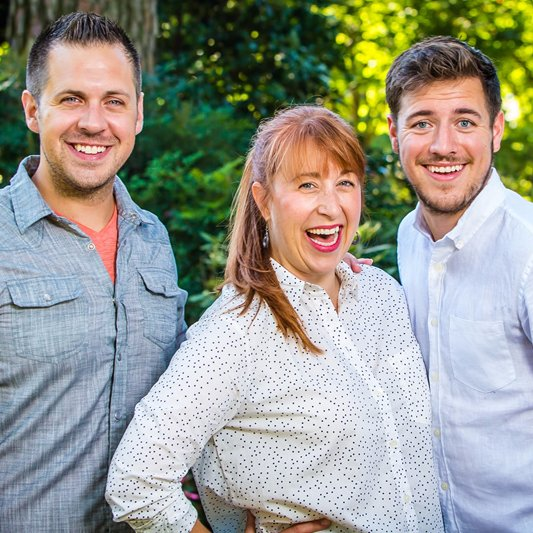
#> input picture man.jpg, 533 x 533 px
$ python facedetect.py
#> lines starting #> are read from the running program, lines starting #| are printed output that depends on the picture; after the words box and inside, x2 and y2 are one past the last pixel; in counts of white or black regions, pixels touching at a corner belong together
#! /usr/bin/env python

import numpy as np
import cv2


face_cascade = cv2.CascadeClassifier('/usr/share/opencv/haarcascades/haarcascade_frontalface_default.xml')
eye_cascade = cv2.CascadeClassifier('/usr/share/opencv/haarcascades/haarcascade_eye.xml')

img = cv2.imread('man.jpg')
#> img is the input picture: shape (533, 533, 3); mean B, G, R 143, 153.4, 151.9
gray = cv2.cvtColor(img, cv2.COLOR_BGR2GRAY)
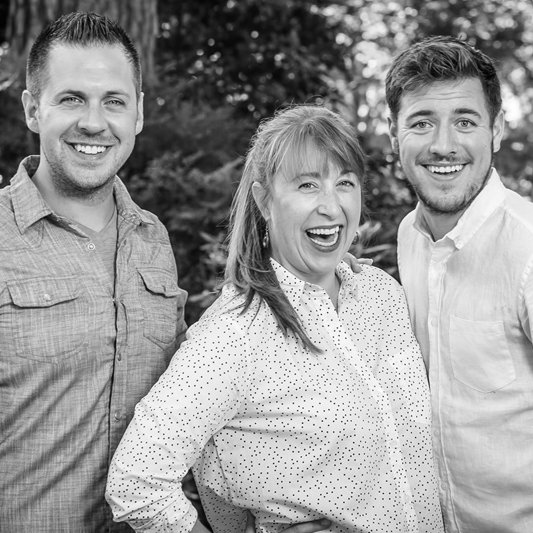
#> gray: shape (533, 533); min 0, max 255, mean 151.8

faces = face_cascade.detectMultiScale(gray, 1.3, 5)
#> faces = [[25, 48, 132, 132], [379, 72, 127, 127]]
for (x,y,w,h) in faces:
    img = cv2.rectangle(img,(x,y),(x+w,y+h),(255,0,0),13)
    roi_gray = gray[y:y+h, x:x+w]
    roi_color = img[y:y+h, x:x+w]
    eyes = eye_cascade.detectMultiScale(roi_gray)
    for (ex,ey,ew,eh) in eyes:
        cv2.rectangle(roi_color,(ex,ey),(ex+ew,ey+eh),(0,255,0),2)
#> this loop made 2 passes
#> (x, y, w, h, eyes) on passes 1 to 2: (25, 48, 132, 132, [[29, 35, 35, 35], [76, 41, 28, 28]]), (379, 72, 127, 127, [[69, 37, 30, 30], [27, 36, 34, 34]])
#> pass 1, `roi_gray = gray[y:y+h, x:x+w]`:
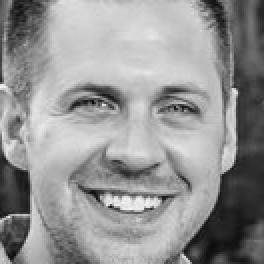
#> roi_gray: shape (132, 132) (shown 2 times larger); min 6, max 246, mean 148.3
#> pass 1, `roi_color = img[y:y+h, x:x+w]`:
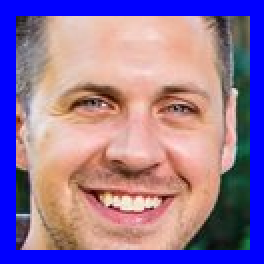
#> roi_color: shape (132, 132, 3) (shown 2 times larger); mean B, G, R 157.8, 116.2, 146.1
#> pass 2, `img = cv2.rectangle(img,(x,y),(x+w,y+h),(255,0,0),13)`:
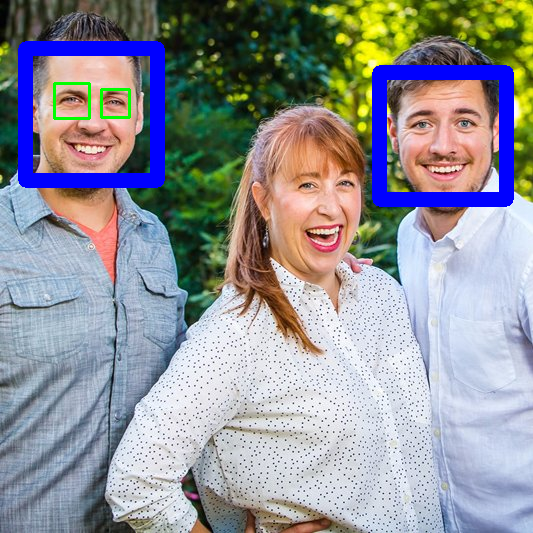
#> img: shape (533, 533, 3); mean B, G, R 152, 147.1, 145.1
#> after the loop:
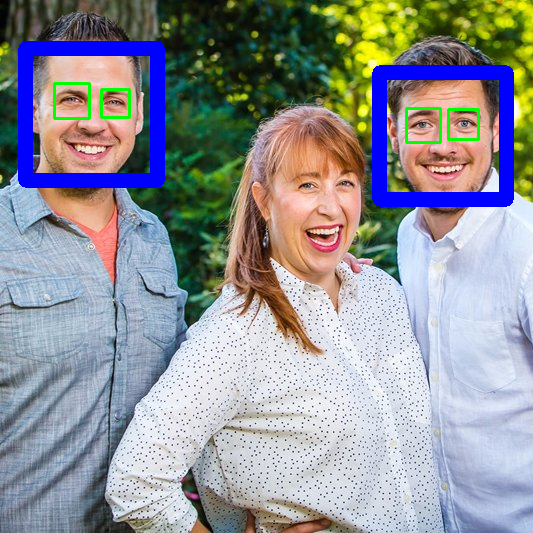
#> img: shape (533, 533, 3); 0.27% of pixels changed, all inside (x1, y1, x2, y2) = (405, 107, 480, 144)
#> after the loop:
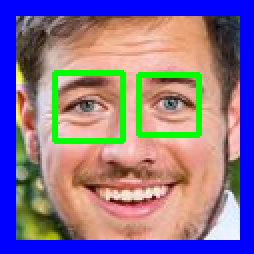
#> roi_color: shape (127, 127, 3) (shown 2 times larger); mean B, G, R 145.3, 115, 135.5
#> after the loop:
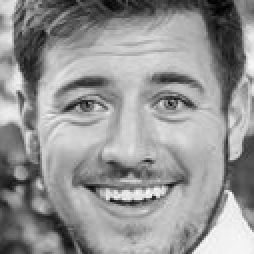
#> roi_gray: shape (127, 127) (shown 2 times larger); min 0, max 253, mean 148.3

cv2.imshow('img',img)
cv2.waitKey(0)
cv2.destroyAllWindows()
